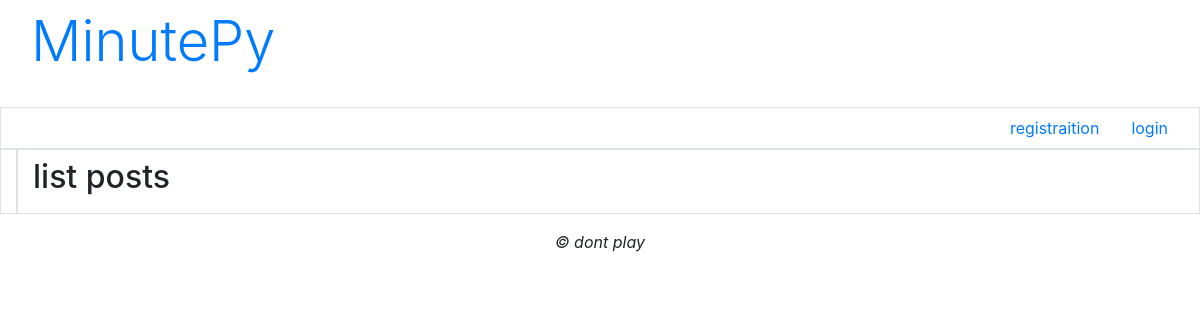
Before: / with the older database file.
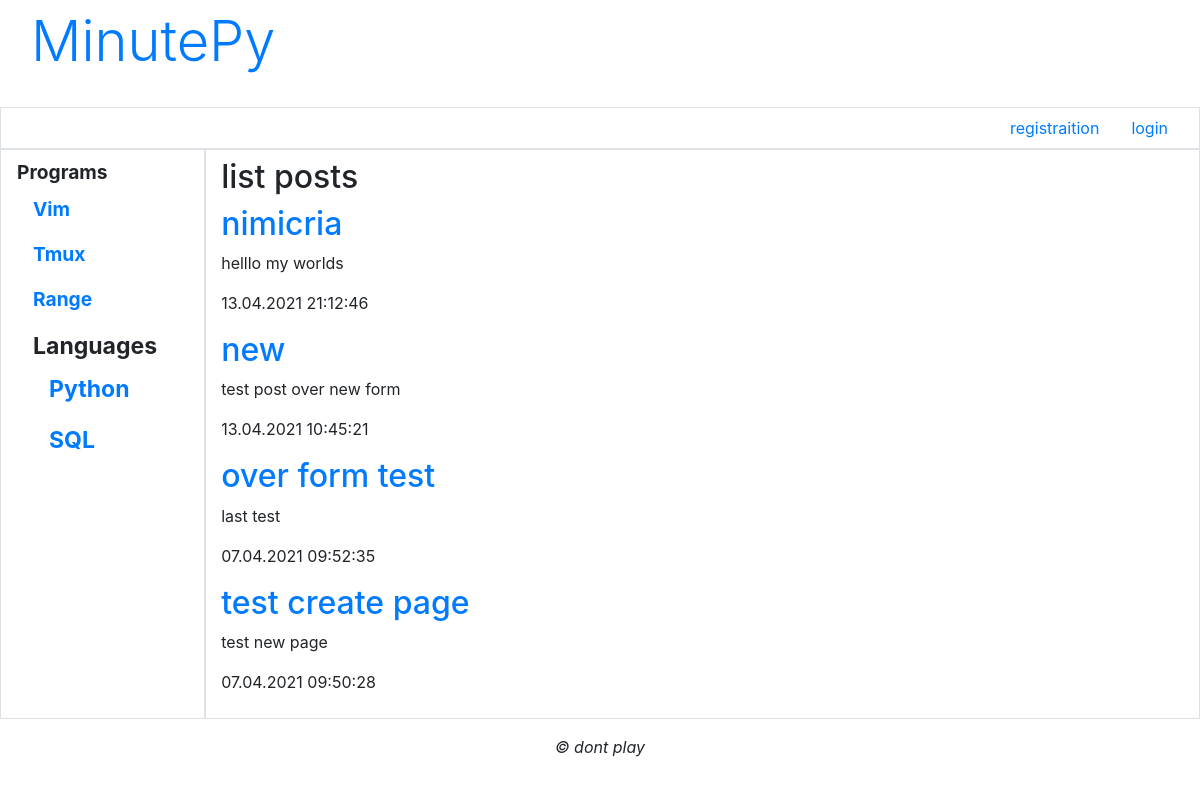
After: the same page with the newer database file.
### blog/models.py (models this page shows, shortened)
class Section(models.Model):
    name = models.CharField(max_length=20,db_index=True,unique=True,
                            verbose_name='section name')
    order = models.IntegerField(default=0,db_index=True,verbose_name='order')
    main_section = models.ForeignKey('MainSection',on_delete=models.PROTECT,null=True,
                                     blank=True,verbose_name='main section')

class Post(models.Model):
    title = models.CharField(max_length = 50,verbose_name='sobject',blank=True)
    content = models.TextField(blank=True,null=True,verbose_name='text')
    published = models.DateTimeField(auto_now_add=True,db_index=True,verbose_name='date')
    markers = models.ManyToManyField('Marker')
    image = models.ImageField(blank=True,upload_to=create_filename,
                               verbose_name='main_images')
    author = models.ForeignKey(AdvUser,on_delete=models.CASCADE,
                               verbose_name='post author')
    likes = GenericRelation('Like')
    class Meta:
        unique_together = ('title','content')   #unique title + contetn
        default_related_name = 'posts'          #include post_set in Manager
        verbose_name_plural = 'Posts'
        verbose_name = 'Post'
        ordering = ['-published']
        abstract = False

### blog/views.py (the view)
# urls.py: path('',MainPageView.as_view(),name='main'),
class MainPageView(ListView):
    context_object_name = 'posts'
    def get_queryset(self):
        return Post.objects.all()[:4]
    def get_context_data(self,**kwargs):
        context = super().get_context_data(**kwargs)
        context["comments"] = Comment.objects.order_by("created_at")
        return context

### blog/models.py (called while the page is built)
    def get_queryset(self):
        return super().get_queryset().filter(main_section__isnull=False)

### blog/templates/blog/post_list.html (shortened to what this page needs)
{% extends "layout/basic.html" %}
{% block content %}
	<h2> list posts </h2>
	{% for post in posts %}
	<div>
				<h2><a href="{% url "postdetail" pk=post.pk %}">{{ post.title }}</a></h2>
				<p>{{ post.content }}</p>
				<p>{{ post.published|date:"d.m.Y H:i:s" }}</p>
	</div>
	{% endfor %}
{% endblock %}

### blog/templates/layout/basic.html (shortened to what this page needs)
{% load bootstrap4 %}
{% load static %}
<!DOCTYPE html>
<html>
		<head>
						{% bootstrap_css %}
						<link rel="stylesheet" type="text/css"
						href="{% static "blog/style.css" %}">
		</head>
		<body class="container-fluid">
				<header class="mb-4">
					<a class="display-4 nav-link" href="{% url 'main' %}">MinutePy</a>
				</header>
				<div class="row">
						<ul class="col nav justify-content-end border">
								{% if not user.is_authenticated %}
								<li class="nav-item"><a class="nav-link"
								href="{% url 'register' %} ">registraition</a></li>
								<li class="nav-item"><a class="nav-link"
								href="{% url "login" %}">login</a></li>
								{% endif %}
						</ul>
				</div>
				<div class="row">
						<nav class="col-md-auto nav flex-column border">
								{% for marker in markers %}
								{% ifchanged marker.main_section %}
								<span class="nav-link root font-weight-bold">
								{{ marker.main_section.name }}
								{% endifchanged %}
								<a class="nav-link" href="{% url 'by_marker' marker_name=marker.name %}">
									{{ marker.name }}</a>
								{% endfor %}
						</nav>
						<section class="col border py-2">
								{% block content %}
								{% endblock %}
						</section>
				</div>
				<footer class="mt-3">
						<p class="text-center font-italic">&copy; dont play </p>
				</footer>
		</body>
</html>

### blog/static/blog/style.css (style rules this page uses)
.root { font-size: larger; }

Changed rows visible on the page:
added Section: main_section.name "Programs", name "Vim"
added Section: name "Tmux"
added Section: name "Range"
added Section: main_section.name "Languages", name "Python"
added Section: name "SQL"
added Post: title "nimicria", content "helllo my worlds", published "13.04.2021 21:12:46"
added Post: title "new", content "test post over new form", published "13.04.2021 10:45:21"
added Post: title "over form test", content "last test", published "07.04.2021 09:52:35"
added Post: title "test create page", content "test new page", published "07.04.2021 09:50:28"
